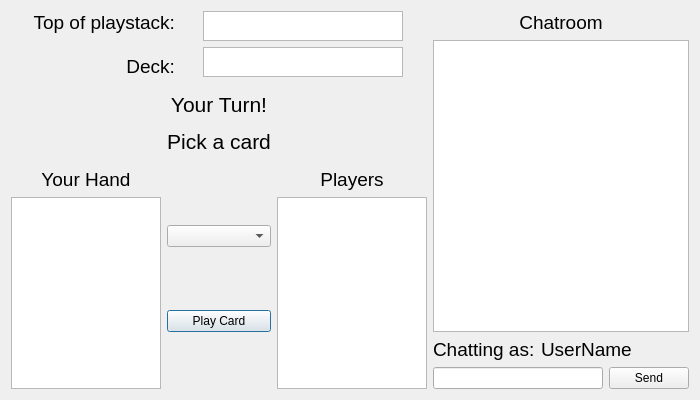
<?xml version="1.0" encoding="UTF-8"?>
<ui version="4.0">
 <class>mainscreen</class>
 <widget class="QDialog" name="mainscreen">
  <property name="geometry">
   <rect>
    <x>0</x>
    <y>0</y>
    <width>700</width>
    <height>400</height>
   </rect>
  </property>
  <property name="sizePolicy">
   <sizepolicy hsizetype="Maximum" vsizetype="Maximum">
    <horstretch>0</horstretch>
    <verstretch>0</verstretch>
   </sizepolicy>
  </property>
  <property name="maximumSize">
   <size>
    <width>700</width>
    <height>400</height>
   </size>
  </property>
  <property name="windowTitle">
   <string>Chat Room</string>
  </property>
  <layout class="QGridLayout" name="gridLayout_2">
   <item row="1" column="1">
    <widget class="QLabel" name="l_deck_playstack_lab_2">
     <property name="font">
      <font>
       <pointsize>14</pointsize>
      </font>
     </property>
     <property name="text">
      <string>&lt;html&gt;&lt;head/&gt;&lt;body&gt;&lt;p align=&quot;center&quot;&gt;&lt;span style=&quot; font-size:16pt;&quot;&gt;Your Turn!&lt;/span&gt;&lt;/p&gt;&lt;p align=&quot;center&quot;&gt;&lt;span style=&quot; font-size:16pt;&quot;&gt;Pick a card&lt;/span&gt;&lt;/p&gt;&lt;/body&gt;&lt;/html&gt;</string>
     </property>
    </widget>
   </item>
   <item row="2" column="2">
    <layout class="QVBoxLayout" name="verticalLayout_3">
     <property name="sizeConstraint">
      <enum>QLayout::SetMaximumSize</enum>
     </property>
     <item>
      <widget class="QLabel" name="l_other_players_lab">
       <property name="font">
        <font>
         <pointsize>14</pointsize>
        </font>
       </property>
       <property name="text">
        <string>&lt;html&gt;&lt;head/&gt;&lt;body&gt;&lt;p align=&quot;center&quot;&gt;Players&lt;/p&gt;&lt;/body&gt;&lt;/html&gt;</string>
       </property>
      </widget>
     </item>
     <item>
      <widget class="QTextBrowser" name="tb_player_list">
       <property name="sizePolicy">
        <sizepolicy hsizetype="Maximum" vsizetype="Maximum">
         <horstretch>0</horstretch>
         <verstretch>0</verstretch>
        </sizepolicy>
       </property>
      </widget>
     </item>
    </layout>
   </item>
   <item row="2" column="0">
    <layout class="QVBoxLayout" name="verticalLayout_2">
     <item>
      <widget class="QLabel" name="l_your_hand_lab">
       <property name="font">
        <font>
         <pointsize>14</pointsize>
        </font>
       </property>
       <property name="text">
        <string>&lt;html&gt;&lt;head/&gt;&lt;body&gt;&lt;p align=&quot;center&quot;&gt;Your Hand&lt;/p&gt;&lt;/body&gt;&lt;/html&gt;</string>
       </property>
      </widget>
     </item>
     <item>
      <widget class="QTextBrowser" name="tb_your_hand">
       <property name="sizePolicy">
        <sizepolicy hsizetype="Maximum" vsizetype="Maximum">
         <horstretch>0</horstretch>
         <verstretch>0</verstretch>
        </sizepolicy>
       </property>
      </widget>
     </item>
    </layout>
   </item>
   <item row="0" column="0" colspan="3">
    <layout class="QGridLayout" name="gridLayout">
     <item row="0" column="0" rowspan="2">
      <widget class="QLabel" name="l_deck_playstack_lab">
       <property name="sizePolicy">
        <sizepolicy hsizetype="Maximum" vsizetype="Maximum">
         <horstretch>0</horstretch>
         <verstretch>0</verstretch>
        </sizepolicy>
       </property>
       <property name="font">
        <font>
         <pointsize>14</pointsize>
        </font>
       </property>
       <property name="text">
        <string>&lt;html&gt;&lt;head/&gt;&lt;body&gt;&lt;p align=&quot;right&quot;&gt;Top of playstack:&lt;br/&gt;&lt;br/&gt;Deck:&lt;/p&gt;&lt;/body&gt;&lt;/html&gt;</string>
       </property>
      </widget>
     </item>
     <item row="0" column="1">
      <widget class="QTextBrowser" name="tb_playstack_card">
       <property name="sizePolicy">
        <sizepolicy hsizetype="Maximum" vsizetype="Maximum">
         <horstretch>0</horstretch>
         <verstretch>0</verstretch>
        </sizepolicy>
       </property>
       <property name="minimumSize">
        <size>
         <width>0</width>
         <height>0</height>
        </size>
       </property>
       <property name="maximumSize">
        <size>
         <width>200</width>
         <height>30</height>
        </size>
       </property>
      </widget>
     </item>
     <item row="1" column="1">
      <widget class="QTextBrowser" name="tb_deck_cards">
       <property name="enabled">
        <bool>true</bool>
       </property>
       <property name="sizePolicy">
        <sizepolicy hsizetype="Maximum" vsizetype="Maximum">
         <horstretch>0</horstretch>
         <verstretch>0</verstretch>
        </sizepolicy>
       </property>
       <property name="minimumSize">
        <size>
         <width>0</width>
         <height>0</height>
        </size>
       </property>
       <property name="maximumSize">
        <size>
         <width>200</width>
         <height>30</height>
        </size>
       </property>
      </widget>
     </item>
    </layout>
   </item>
   <item row="2" column="1">
    <layout class="QVBoxLayout" name="PlayCardLayout">
     <item>
      <widget class="QComboBox" name="cb_choose_card"/>
     </item>
     <item>
      <widget class="QPushButton" name="pb_play_card">
       <property name="text">
        <string>Play Card</string>
       </property>
      </widget>
     </item>
    </layout>
   </item>
   <item row="0" column="3" rowspan="3">
    <layout class="QVBoxLayout" name="verticalLayout">
     <item>
      <widget class="QLabel" name="l_chatroom">
       <property name="font">
        <font>
         <pointsize>14</pointsize>
        </font>
       </property>
       <property name="text">
        <string>&lt;html&gt;&lt;head/&gt;&lt;body&gt;&lt;p align=&quot;center&quot;&gt;Chatroom&lt;/p&gt;&lt;/body&gt;&lt;/html&gt;</string>
       </property>
      </widget>
     </item>
     <item>
      <widget class="QTextBrowser" name="tb_chat_output">
       <property name="sizePolicy">
        <sizepolicy hsizetype="MinimumExpanding" vsizetype="MinimumExpanding">
         <horstretch>0</horstretch>
         <verstretch>0</verstretch>
        </sizepolicy>
       </property>
      </widget>
     </item>
     <item>
      <layout class="QHBoxLayout" name="horizontalLayout_2">
       <item>
        <widget class="QLabel" name="l_username_lab">
         <property name="sizePolicy">
          <sizepolicy hsizetype="Maximum" vsizetype="Preferred">
           <horstretch>0</horstretch>
           <verstretch>0</verstretch>
          </sizepolicy>
         </property>
         <property name="font">
          <font>
           <pointsize>14</pointsize>
          </font>
         </property>
         <property name="mouseTracking">
          <bool>true</bool>
         </property>
         <property name="text">
          <string>&lt;html&gt;&lt;head/&gt;&lt;body&gt;&lt;p&gt;Chatting as:&lt;/p&gt;&lt;/body&gt;&lt;/html&gt;</string>
         </property>
        </widget>
       </item>
       <item>
        <widget class="QLabel" name="l_username">
         <property name="sizePolicy">
          <sizepolicy hsizetype="Expanding" vsizetype="Preferred">
           <horstretch>0</horstretch>
           <verstretch>0</verstretch>
          </sizepolicy>
         </property>
         <property name="minimumSize">
          <size>
           <width>0</width>
           <height>0</height>
          </size>
         </property>
         <property name="font">
          <font>
           <pointsize>14</pointsize>
          </font>
         </property>
         <property name="text">
          <string>UserName</string>
         </property>
        </widget>
       </item>
      </layout>
     </item>
     <item>
      <layout class="QHBoxLayout" name="horizontalLayout">
       <item>
        <widget class="QLineEdit" name="le_chat_input">
         <property name="focusPolicy">
          <enum>Qt::StrongFocus</enum>
         </property>
         <property name="styleSheet">
          <string notr="true"/>
         </property>
        </widget>
       </item>
       <item>
        <widget class="QPushButton" name="pb_send">
         <property name="text">
          <string>Send</string>
         </property>
        </widget>
       </item>
      </layout>
     </item>
    </layout>
   </item>
  </layout>
 </widget>
 <resources/>
 <connections>
  <connection>
   <sender>le_chat_input</sender>
   <signal>returnPressed()</signal>
   <receiver>pb_send</receiver>
   <slot>click()</slot>
   <hints>
    <hint type="sourcelabel">
     <x>540</x>
     <y>361</y>
    </hint>
    <hint type="destinationlabel">
     <x>780</x>
     <y>367</y>
    </hint>
   </hints>
  </connection>
 </connections>
</ui>
